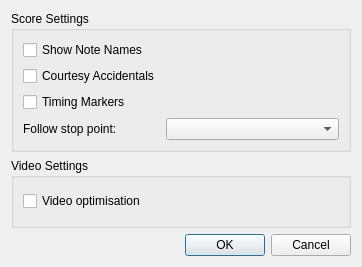
<?xml version="1.0" encoding="UTF-8"?>
<ui version="4.0">
 <class>GuiPreferencesDialog</class>
 <widget class="QDialog" name="GuiPreferencesDialog">
  <property name="geometry">
   <rect>
    <x>0</x>
    <y>0</y>
    <width>362</width>
    <height>267</height>
   </rect>
  </property>
  <property name="windowTitle">
   <string>Dialog</string>
  </property>
  <layout class="QVBoxLayout" name="verticalLayout_2">
   <item>
    <widget class="QGroupBox" name="groupBox_2">
     <property name="title">
      <string>Score Settings</string>
     </property>
     <layout class="QVBoxLayout" name="verticalLayout_3">
      <item>
       <layout class="QGridLayout" name="gridLayout">
        <item row="2" column="0">
         <widget class="QCheckBox" name="timingMarkersCheck">
          <property name="sizePolicy">
           <sizepolicy hsizetype="Maximum" vsizetype="Fixed">
            <horstretch>0</horstretch>
            <verstretch>0</verstretch>
           </sizepolicy>
          </property>
          <property name="text">
           <string>Timing Markers</string>
          </property>
         </widget>
        </item>
        <item row="3" column="0">
         <widget class="QLabel" name="label">
          <property name="text">
           <string>Follow stop point:</string>
          </property>
         </widget>
        </item>
        <item row="3" column="1">
         <widget class="QComboBox" name="followStopPointCombo">
          <property name="sizePolicy">
           <sizepolicy hsizetype="Preferred" vsizetype="Fixed">
            <horstretch>0</horstretch>
            <verstretch>0</verstretch>
           </sizepolicy>
          </property>
          <property name="sizeAdjustPolicy">
           <enum>QComboBox::AdjustToContents</enum>
          </property>
         </widget>
        </item>
        <item row="2" column="1">
         <spacer name="horizontalSpacer">
          <property name="orientation">
           <enum>Qt::Horizontal</enum>
          </property>
          <property name="sizeHint" stdset="0">
           <size>
            <width>40</width>
            <height>20</height>
           </size>
          </property>
         </spacer>
        </item>
        <item row="0" column="0">
         <widget class="QCheckBox" name="showNoteNamesCheck">
          <property name="text">
           <string>Show Note Names</string>
          </property>
         </widget>
        </item>
        <item row="0" column="1">
         <spacer name="horizontalSpacer_2">
          <property name="orientation">
           <enum>Qt::Horizontal</enum>
          </property>
          <property name="sizeHint" stdset="0">
           <size>
            <width>40</width>
            <height>20</height>
           </size>
          </property>
         </spacer>
        </item>
        <item row="1" column="0">
         <widget class="QCheckBox" name="courtesyAccidentalsCheck">
          <property name="text">
           <string>Courtesy Accidentals</string>
          </property>
         </widget>
        </item>
       </layout>
      </item>
     </layout>
    </widget>
   </item>
   <item>
    <widget class="QGroupBox" name="groupBox">
     <property name="title">
      <string>Video Settings</string>
     </property>
     <layout class="QVBoxLayout" name="verticalLayout">
      <item>
       <widget class="QCheckBox" name="videoOptimiseCheck">
        <property name="text">
         <string>Video optimisation</string>
        </property>
       </widget>
      </item>
     </layout>
    </widget>
   </item>
   <item>
    <widget class="QDialogButtonBox" name="buttonBox">
     <property name="orientation">
      <enum>Qt::Horizontal</enum>
     </property>
     <property name="standardButtons">
      <set>QDialogButtonBox::Cancel|QDialogButtonBox::Ok</set>
     </property>
    </widget>
   </item>
  </layout>
 </widget>
 <resources/>
 <connections>
  <connection>
   <sender>buttonBox</sender>
   <signal>accepted()</signal>
   <receiver>GuiPreferencesDialog</receiver>
   <slot>accept()</slot>
   <hints>
    <hint type="sourcelabel">
     <x>248</x>
     <y>254</y>
    </hint>
    <hint type="destinationlabel">
     <x>157</x>
     <y>274</y>
    </hint>
   </hints>
  </connection>
  <connection>
   <sender>buttonBox</sender>
   <signal>rejected()</signal>
   <receiver>GuiPreferencesDialog</receiver>
   <slot>reject()</slot>
   <hints>
    <hint type="sourcelabel">
     <x>316</x>
     <y>260</y>
    </hint>
    <hint type="destinationlabel">
     <x>286</x>
     <y>274</y>
    </hint>
   </hints>
  </connection>
 </connections>
</ui>
